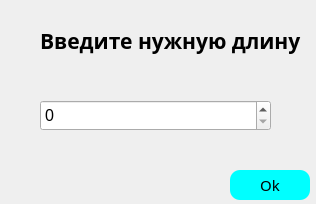
<?xml version="1.0" encoding="UTF-8"?>
<ui version="4.0">
 <class>Window_LenChoise</class>
 <widget class="QDialog" name="Window_LenChoise">
  <property name="geometry">
   <rect>
    <x>0</x>
    <y>0</y>
    <width>316</width>
    <height>204</height>
   </rect>
  </property>
  <property name="windowTitle">
   <string>LenChoise</string>
  </property>
  <property name="styleSheet">
   <string notr="true">QPushButton{
	background-color: aqua;
	border-radius: 10px;
	color: black;
	border-style: solid;
	font-size: 15px;
}</string>
  </property>
  <widget class="QLabel" name="label">
   <property name="geometry">
    <rect>
     <x>40</x>
     <y>10</y>
     <width>291</width>
     <height>61</height>
    </rect>
   </property>
   <property name="font">
    <font>
     <family>Bahnschrift</family>
     <pointsize>16</pointsize>
     <bold>true</bold>
    </font>
   </property>
   <property name="text">
    <string>Введите нужную длину</string>
   </property>
  </widget>
  <widget class="QPushButton" name="pushButton">
   <property name="geometry">
    <rect>
     <x>230</x>
     <y>170</y>
     <width>80</width>
     <height>30</height>
    </rect>
   </property>
   <property name="font">
    <font>
     <family>Trebuchet MS</family>
     <pointsize>-1</pointsize>
    </font>
   </property>
   <property name="text">
    <string>Ok</string>
   </property>
  </widget>
  <widget class="QSpinBox" name="spinBox">
   <property name="geometry">
    <rect>
     <x>40</x>
     <y>100</y>
     <width>231</width>
     <height>31</height>
    </rect>
   </property>
   <property name="font">
    <font>
     <pointsize>12</pointsize>
    </font>
   </property>
   <property name="maximum">
    <number>1000000</number>
   </property>
   <property name="singleStep">
    <number>1000</number>
   </property>
  </widget>
 </widget>
 <resources/>
 <connections/>
</ui>
